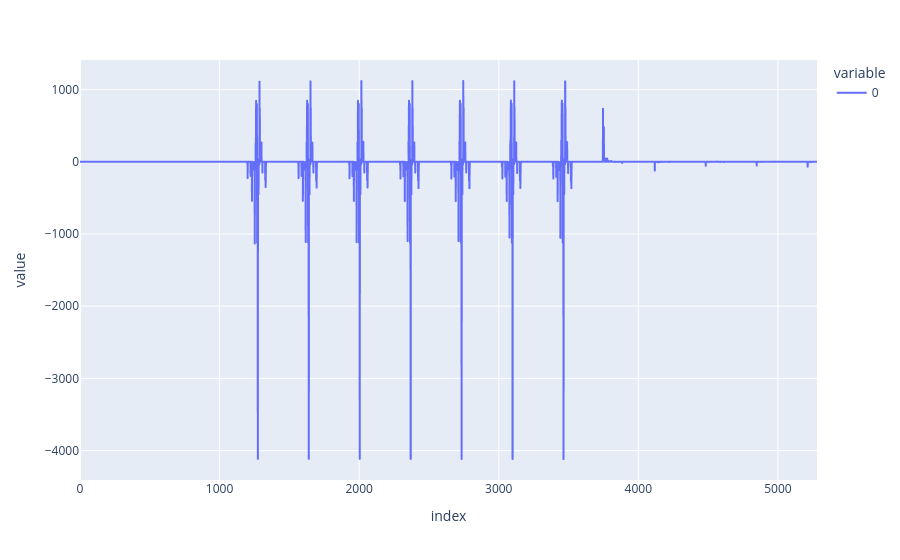

The cell this chart's notebook holds for it:
### Code cell
px.line(streamflow_diff)

### Figure 1 — Plotly figure (JSON) as saved in the notebook; plotly's stock layout.template omitted (floating-point values rounded to 4 significant figures; data arrays with more than 128 entries replaced by an {"elided": "..."} marker saying what was removed)
{"data": [{"hovertemplate": "variable=0<br>index=%{x}<br>value=%{y}<extra></extra>", "legendgroup": "0", "line": {"color": "#636efa", "dash": "solid"}, "marker": {"symbol": "circle"}, "mode": "lines", "name": "0", "showlegend": true, "type": "scattergl", "x": {"elided": "5281 int values"}, "xaxis": "x", "y": {"elided": "5281 float values"}, "yaxis": "y"}], "layout": {"legend": {"title": {"text": "variable"}, "tracegroupgap": 0}, "margin": {"t": 60}, "xaxis": {"anchor": "y", "domain": [0, 1], "title": {"text": "index"}}, "yaxis": {"anchor": "x", "domain": [0, 1], "title": {"text": "value"}}}}
